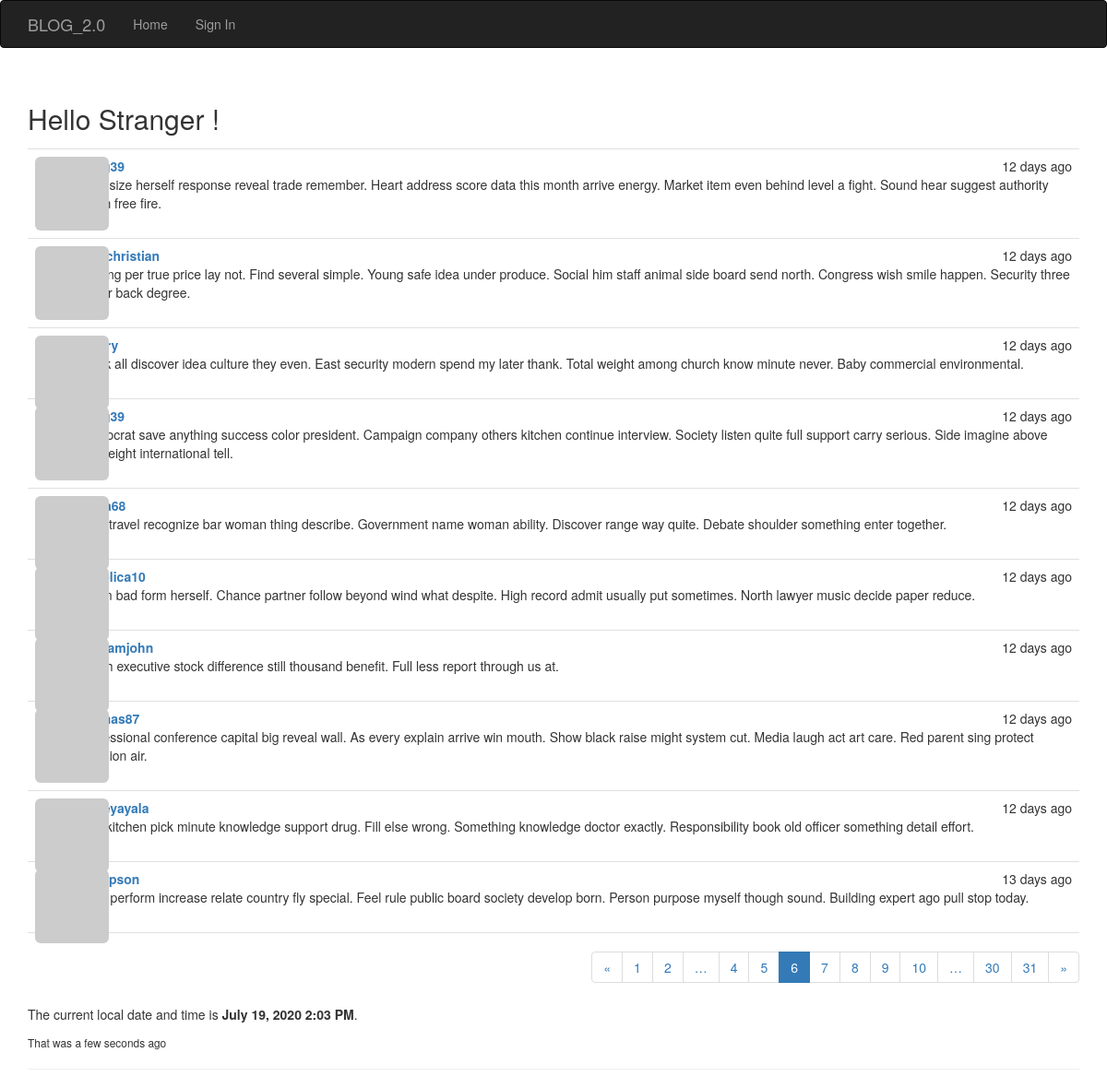
Page /?page=6 on the committed database.
### app/models.py (models this page shows, shortened)
class Post(db.Model):
    __tablename__='posts'
    id = db.Column(db.Integer, primary_key=True)
    body = db.Column(db.Text)
    timestamp = db.Column(db.DateTime, index=True, default=datetime.utcnow)
    author_id = db.Column(db.Integer, db.ForeignKey('users.id'))
    body_html = db.Column(db.Text)

class User(UserMixin, db.Model):
    __tablename__ = 'users'
    id = db.Column(db.Integer, primary_key=True)
    email = db.Column(db.String(64), unique=True, index=True)
    username = db.Column(db.String(64), unique=True, index=True)
    name = db.Column(db.String(64))
    location = db.Column(db.String(64))
    about_me = db.Column(db.Text())
    member_since = db.Column(db.DateTime(), default=datetime.utcnow)
    last_seen = db.Column(db.DateTime(), default=datetime.utcnow)
    password_hash = db.Column(db.String(128))
    avatar_hash = db.Column(db.String(32))
    role_id = db.Column(db.Integer, db.ForeignKey('roles.id'))
    confirmed = db.Column(db.Boolean, default=False)
    posts = db.relationship('Post', backref='author', lazy='dynamic')
    followed = db.relationship('Follow', foreign_keys=[Follow.follower_id], backref=db.backref('follower', lazy='joined'), lazy='dynamic', cascade='all, delete-orphan')
    followers = db.relationship('Follow', foreign_keys=[Follow.followed_id], backref=db.backref('followed', lazy='joined'), lazy='dynamic', cascade='all, delete-orphan')
    @property
    def password(self):
        '''
        Password property to prevent reading passwords directly
        '''
        raise AttributeError('Password is not a readable attribute')
    def gravatar(self, size=100, default='identicon', rating='g'):
        if request.is_secure:
            url = 'https://secure.gravatar.com/avatar'
        else:
            url = 'http://www.gravatar.com/avatar'
            hash = self.avatar_hash or self.gravatar_hash()
        return '{url}/{hash}?s={size}&d={default}&r={rating}'.format(
            url=url, hash=hash, size=size, default=default, rating=rating)

### app/main/views.py (the view)
@main.route('/', methods=['GET', 'POST'])
def index():
    form = BlogPostForm()
    if current_user.can(Permission.WRITE) and form.validate_on_submit():
        post = Post(body=form.body.data, author=current_user._get_current_object())
        db.session.add(post)
        db.session.commit()
        return redirect(url_for('main.index'))
    page = request.args.get('page', 1, type=int)
    pagination = Post.query.order_by(Post.timestamp.desc()).paginate(
        page, per_page=current_app.config['BLOG_POSTS_PER_PAGE'],
        error_out=False
    )
    posts = pagination.items
    return render_template('index.html',
        current_time=datetime.utcnow(),
        form=form, posts=posts, pagination=pagination)

### app/auth/views.py (called while the page is built)
@auth.before_app_request
def before_request():
    if current_user.is_authenticated:
        current_user.ping()
        if not current_user.confirmed \
                and request.endpoint \
                and request.blueprint != 'auth' \
                and request.endpoint != 'static':
            return redirect(url_for('auth.unconfirmed'))

### app/main/__init__.py (called while the page is built)
@main.app_context_processor
def inject_permission():
    return dict(Permission=Permission)

### app/models.py (called while the page is built)
    def can(self, permissions):
        return False

    def is_administrator(self):
        return False

### app/templates/index.html (shortened to what this page needs)
{% extends 'base.html' %}
{% import "bootstrap/wtf.html" as wtf %}
{% import "_macros.html" as macros %}
{% block page_content %}
<div class='page-header'>
  <h2>Hello
    {% if current_user.is_authenticated %}
      {{ current_user.username|capitalize }}
    {% else %}
      Stranger
    {% endif %}!
  </h2>
{% include '_posts.html' %}
<div class="pagination">
  {{ macros.pagination_widget(pagination, '.index') }}
</div>
<p>The current local date and time is <b>{{ moment(current_time).format('LLL') }}</b>.</p>
<p><small>That was {{ moment(current_time).fromNow(refresh=True) }}</small></p>
{% endblock %}

### app/templates/_posts.html (shortened to what this page needs)
<ul class="posts">
  {% for post in posts %}
  <li class="post">
    <div class="profile-thumbnail">
      <a href="{{ url_for('.user', username=post.author.username) }}">
        <img class="img-rounded profile-thumbnail" src="{{ post.author.gravatar(size=40) }}">
      </a>
    </div>
    <div class="post-content">
      <div class="post-date">{{ moment(post.timestamp).fromNow() }}</div>
      <div class="post-author">
        <a href="{{ url_for('.user', username=post.author.username) }}">{{ post.author.username }}</a>
      </div>
      <div class="post-body">
        {% if post.body_html %}
          {{ post.body_html | safe }}
        {% else %}
          {{ post.body }}
        {% endif %}
      </div>
      <div class="post-footer">
        <a href="{{ url_for('.post', id=post.id) }}">
          <span class="label label default">Permalink</span>
        </a>
      </div>
    </div>
  </li>
  {% endfor %}
</ul>

### app/static/styles.css (style rules this page uses)
.profile-thumbnail { position: absolute; }
ul.posts { list-style-type: none; padding: 0px; margin: 16px 0px 0px 0px; border-top: 1px solid #e0e0e0; }
ul.posts li.post { padding: 8px; border-bottom: 1px solid #e0e0e0; }
div.pagination { width: 100%; text-align: right; padding: 0px; margin: 0px; }
div.post-date { float: right; }
div.post-author { font-weight: bold; }
div.post-content { margin-left: 48px; min-height: 48px; }
div.post-footer { text-align: right; }

### rows in the picture
Post: timestamp "12 days ago", body "Give size herself response reveal trade remember. Heart address score data this month arrive energy. Market item even behind level a fight. Sound hear suggest authority south free fire."
Post: timestamp "12 days ago", author.username "kingchristian", body "Feeling per true price lay not. Find several simple. Young safe idea under produce. Social him staff animal side board send north. Congress wish smile happen. Security three father back degree."
Post: timestamp "12 days ago", body "Think all discover idea culture they even. East security modern spend my later thank. Total weight among church know minute never. Baby commercial environmental."
Post: timestamp "12 days ago", body "Democrat save anything success color president. Campaign company others kitchen continue interview. Society listen quite full support carry serious. Side imagine above dark eight international tell."
Post: timestamp "12 days ago", body "Plan travel recognize bar woman thing describe. Government name woman ability. Discover range way quite. Debate shoulder something enter together."
Post: timestamp "12 days ago", author.username "angelica10", body "Them bad form herself. Chance partner follow beyond wind what despite. High record admit usually put sometimes. North lawyer music decide paper reduce."
Post: timestamp "12 days ago", author.username "grahamjohn", body "South executive stock difference still thousand benefit. Full less report through us at."
Post: timestamp "12 days ago", author.username "thomas87", body "Professional conference capital big reveal wall. As every explain arrive win mouth. Show black raise might system cut. Media laugh act art care. Red parent sing protect decision air."
Post: timestamp "12 days ago", author.username "traceyayala", body "Bad kitchen pick minute knowledge support drug. Fill else wrong. Something knowledge doctor exactly. Responsibility book old officer something detail effort."
Post: timestamp "13 days ago", author.username "ssimpson", body "After perform increase relate country fly special. Feel rule public board society develop born. Person purpose myself though sound. Building expert ago pull stop today."

### other values in the picture
{{ p }} "1" "2" "4" "5" "7" "8" "9" "10" "30" "31"
{{ p }} "6"
